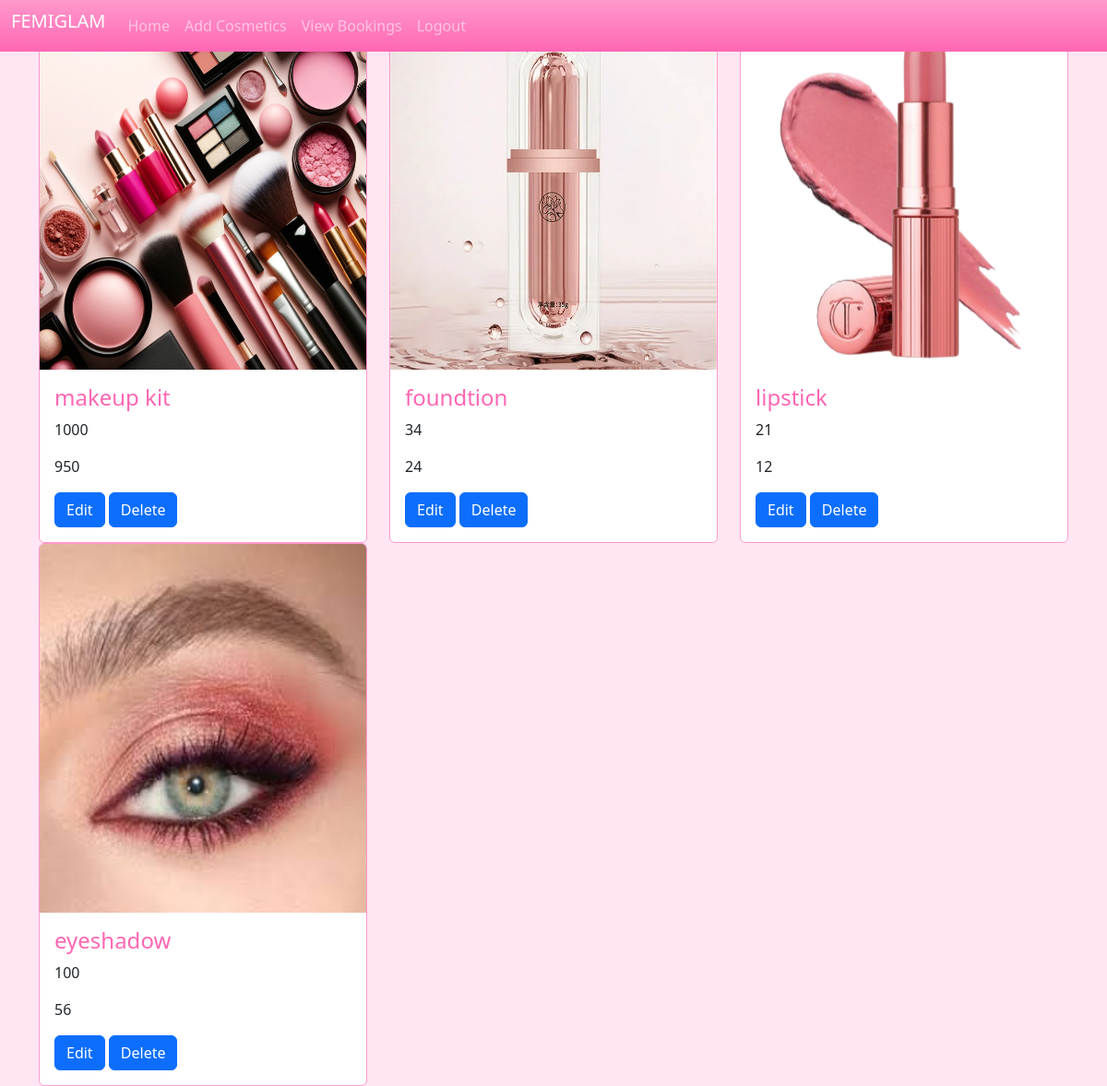
/shop (signed in), run on the app's committed database.
### app/models.py (models this page shows)
class Product(models.Model):
    pid=models.TextField()
    name=models.TextField()
    descriptions=models.TextField()
    price=models.IntegerField()
    offer_price=models.IntegerField()
    brand=models.TextField()
    ingredients=models.TextField()
    expiry=models.TextField()
    stock=models.IntegerField()
    created_at=models.DateTimeField(auto_now_add=True)
    updated_at=models.DateTimeField(auto_now=True)
    img=models.FileField()

### app/views.py (the view)
# urls.py: path('shop',views.shop_home),
def shop_home(req):
    if 'shop' in req.session:
        data = Product.objects.all()
        return render(req, 'shop/shop_home.html', {'product': data})
    else:
        return redirect(shop_login)

### templates/shop/shop_home.html (shortened to what this page needs)
<!DOCTYPE html>
<html lang="en">
<head>
    {% load static %}
    <link href="https://cdn.jsdelivr.net/npm/bootstrap@5.3.0/dist/css/bootstrap.min.css" rel="stylesheet">
    <link rel="stylesheet" href="https://cdn.jsdelivr.net/npm/swiper@9/swiper-bundle.min.css" />
    <link href="https://cdn.jsdelivr.net/npm/bootstrap@5.3.3/dist/css/bootstrap.min.css" rel="stylesheet">
</head>
<body>
    <nav class="navbar navbar-expand-sm navbar-dark fixed-top">
        <div class="container-fluid">
            <div class="collapse navbar-collapse" id="collapsibleNavbar">
                <ul class="navbar-nav">
                    <li class="nav-item">
                        <a class="navbar-brand" href="">
                            FEMIGLAM
                        </a>
                    </li>
                    <li class="nav-item">
                        <a class="nav-link" href="shop">Home</a>
                    </li>
                    <li class="nav-item">
                        <a class="nav-link" href="add_pro">Add Cosmetics</a>
                    </li>
                    <li class="nav-item">
                        <a class="nav-link" href="view_booking">View Bookings</a>
                    </li>
                    <li class="nav-item">
                        <a class="nav-link" href="logout">Logout</a>
                    </li>
                </ul>
            </div>
        </div>
    </nav>
    <div class="container">
        <div class="row">
            {% for pro in product %}
            <div class="col-lg-4">
                <div class="card" >
                  <img class="card-img-top" src="{{pro.img.url}}" alt="Card image" style="width:100%" height="400px">
                  <div class="card-body">
                    <h4 class="card-title">{{pro.name}}</h4>
                    <p class="card-text">{{pro.price}}</p>
                    <p class="card-text">{{pro.offer_price}}</p>
                    <a href="edit/{{pro.pk}}" class="btn btn-primary">Edit</a>
                    <a href="delete_product/{{pro.pk}}" class="btn btn-primary">Delete</a>
                  </div>
                </div>
        </div>
        {% endfor %}
    </div>
    </div>
</body>
</html>

### templates/shop/shop_home.html (style rules this page uses)
.navbar { background: linear-gradient(180deg, #ff99cc, #ff66b3); }
.card { border: 1px solid #ff99cc; }
.card-title { color: #ff66b3; }
.card-img-top { transition: transform 0.3s ease, filter 0.3s ease; }
body { background-color: #ffe6f2; }

### data on the page
Product: img (picture), name "makeup kit", price "1000", offer_price "950"
Product: img (picture), name "foundtion", price "34", offer_price "24"
Product: img (picture), name "lipstick", price "21", offer_price "12"
Product: img (picture), name "eyeshadow", price "100", offer_price "56"
